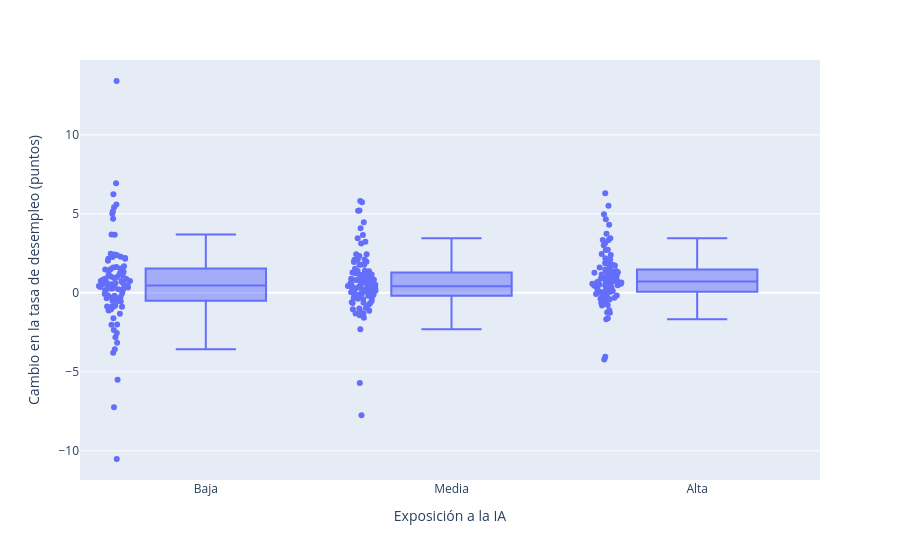

Notebook code for this chart:
### Code cell
px.box(cambio_ocupacion, x="nivel_exposicion", y="cambio_pp", points="all",
       hover_name="ocupacion_censo", category_orders={"nivel_exposicion": ["Baja", "Media", "Alta"]},
       labels={"cambio_pp": "Cambio en la tasa de desempleo (puntos)", "nivel_exposicion": "Exposición a la IA"})

### Figure 1 — Plotly figure (JSON) as saved in the notebook; plotly's stock layout.template omitted (floating-point values rounded to 4 significant figures; data arrays with more than 128 entries replaced by an {"elided": "..."} marker saying what was removed)
{"data": [{"alignmentgroup": "True", "boxpoints": "all", "hovertemplate": "<b>%{hovertext}</b><br><br>Exposición a la IA=%{x}<br>Cambio en la tasa de desempleo (puntos)=%{y}<extra></extra>", "hovertext": {"elided": "295 str values"}, "legendgroup": "", "marker": {"color": "#636efa"}, "name": "", "notched": false, "offsetgroup": "", "orientation": "v", "showlegend": false, "type": "box", "x": {"elided": "295 str values"}, "x0": " ", "xaxis": "x", "y": {"elided": "295 float values"}, "y0": " ", "yaxis": "y"}], "layout": {"boxmode": "group", "legend": {"tracegroupgap": 0}, "margin": {"t": 60}, "xaxis": {"anchor": "y", "categoryarray": ["Baja", "Media", "Alta"], "categoryorder": "array", "domain": [0, 1], "title": {"text": "Exposición a la IA"}}, "yaxis": {"anchor": "x", "domain": [0, 1], "title": {"text": "Cambio en la tasa de desempleo (puntos)"}}}}
